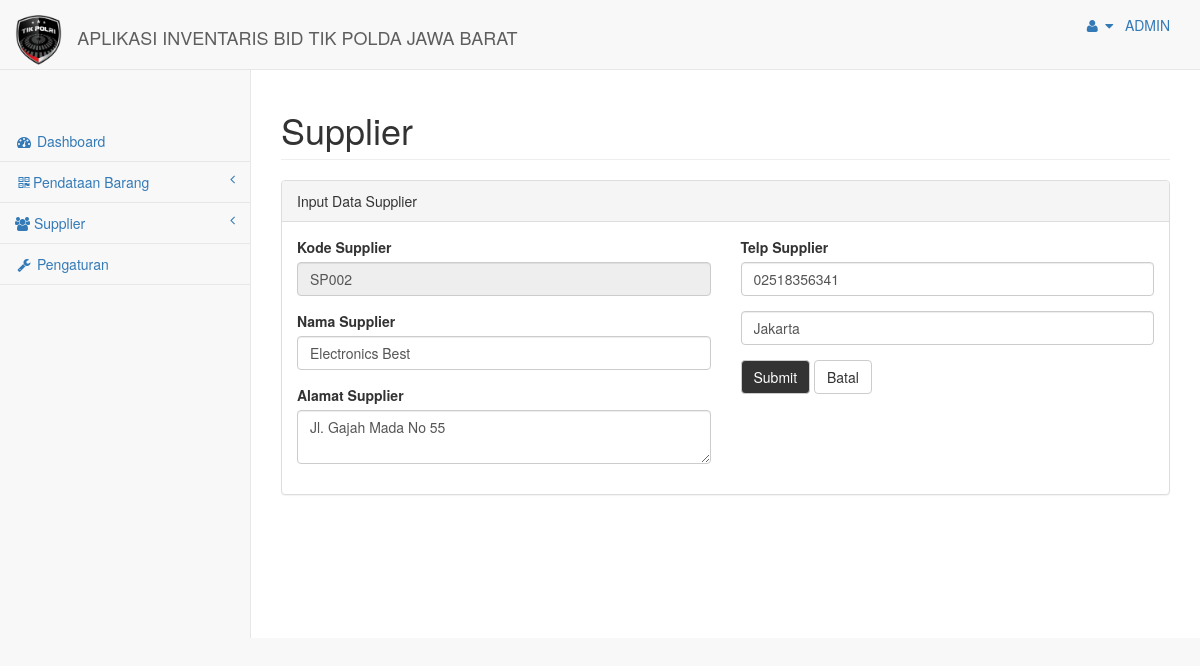
The app's page /supplier.php?id=SP002&page=updatesupplier (signed in) with its own data.
### tables this page shows
CREATE TABLE `tbl_supplier` (
  `kode_supplier` varchar(5) NOT NULL,
  `nama_supplier` varchar(35) NOT NULL,
  `alamat_supplier` varchar(50) NOT NULL,
  `telp_supplier` varchar(25) NOT NULL,
  `kota_supplier` varchar(20) NOT NULL
);

### config/Class_Supplier.php (called while the page is built, shortened)
<?php
class Class_Supplier
{
    function edit_supplier($kode_supplier)
    {
        include("config.php");
        $sql = "select * from tbl_supplier where kode_supplier='".$kode_supplier."'";
        $data = mysqli_query($conn,$sql);
        while ($d=mysqli_fetch_assoc($data)) {
            $hasil[] = $d;
        }
        return $hasil;
    }
}
 ?>

### supplier/edit_supplier.php (the view, shortened to what this page needs)
<div class="row">
    <div class="col-lg-12">
        <h1 class="page-header">Supplier</h1>
    </div>
</div>
<div class="row">
    <div class="col-lg-12">
        <div class="panel panel-default">
            <div class="panel-heading">
                Input Data Supplier
            </div>
            <div class="panel-body">
                <?php
                 foreach ($cs->edit_supplier($_GET['id']) as $row) {
                 ?>
                <div class="row">
                    <div class="col-lg-6">
                    <form action="supplier/proses_supplier.php?aksi=update" method="post" enctype="multipart/form-data">
                <div class="form-group ">
                    <label for="">Kode Supplier</label>
                    <input type="text" placeholder="kode Supplier" name="kode_supplier" class="form-control" required value="<?=$row['kode_supplier']?>" readonly>
                </div>
                <div class="form-group ">
                    <label for="">Nama Supplier</label>
                    <input type="text" placeholder="Nama Supplier" name="nama_supplier" class="form-control" required value="<?=$row['nama_supplier']?>">
                </div>
                <div class="form-group ">
                    <label for="">Alamat Supplier</label>
                    <textarea name="alamat_supplier" class="form-control" required placeholder="Alamat Supplier"><?=$row['alamat_supplier']?></textarea>
                </div>
            </div>
            <div class="col-lg-6">
                <div class="form-group ">
                    <label for="">Telp Supplier</label>
                    <input type="text" placeholder="Telp Supplier" name="telp_supplier" class="form-control" required value="<?=$row['telp_supplier']?>">
                </div>
                <div class="form-group ">
                    <input type="text" placeholder="Kota Supplier" name="kota_supplier" class="form-control" required value="<?=$row['kota_supplier']?>">
                </div>
                            <div class="form-group">
                            <button type="submit" name="submit" value="Simpan" class="btn btn-default" style="background-color: #333; color: #fff;">Submit</button>
                            <a href='?page=databarang' class="btn btn-default" >Batal</a>
                            </div>
                        </div>
                        <?php } ?>
                    </div>
                </div>
            </div>
        </div>
    </div>
</div>

### records on screen
tbl_supplier: kode_supplier "SP002", nama_supplier "Electronics Best", alamat_supplier "Jl. Gajah Mada No 55", telp_supplier "02518356341", kota_supplier "Jakarta"

### other values on screen
$_SESSION["username"] "ADMIN"
